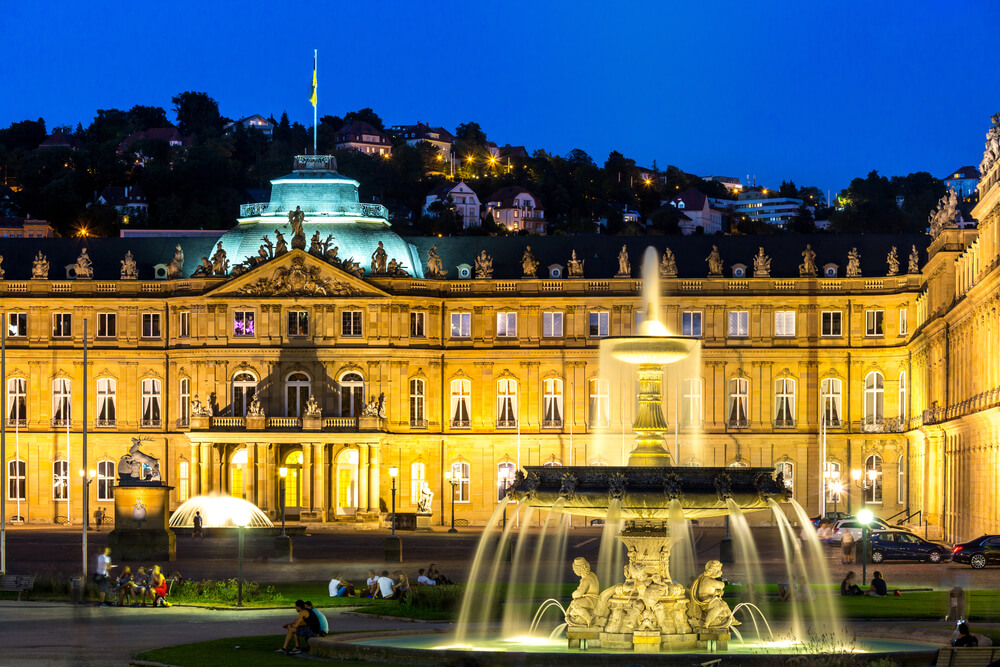
%> input picture Projekt/stuttgart.jpg, 1000 x 667 px
$ octave aufgabenteil_h.m   (GNU Octave 9; MATLAB toolbox functions it lacks are replaced by stand-ins)
%> lines starting %> are read from the running program, lines starting %| are printed output that depends on the picture
% Histogrammvergleich: Original vs. Mit LSB-Info

% 1. Originalfarbbild laden und Kanäle extrahieren
I_orig = imread('stuttgart.jpg');
%> I_orig is the input picture: size 667x1000x3 uint8; mean R, G, B 96.8, 100.4, 90.7
R_orig = I_orig(:,:,1);
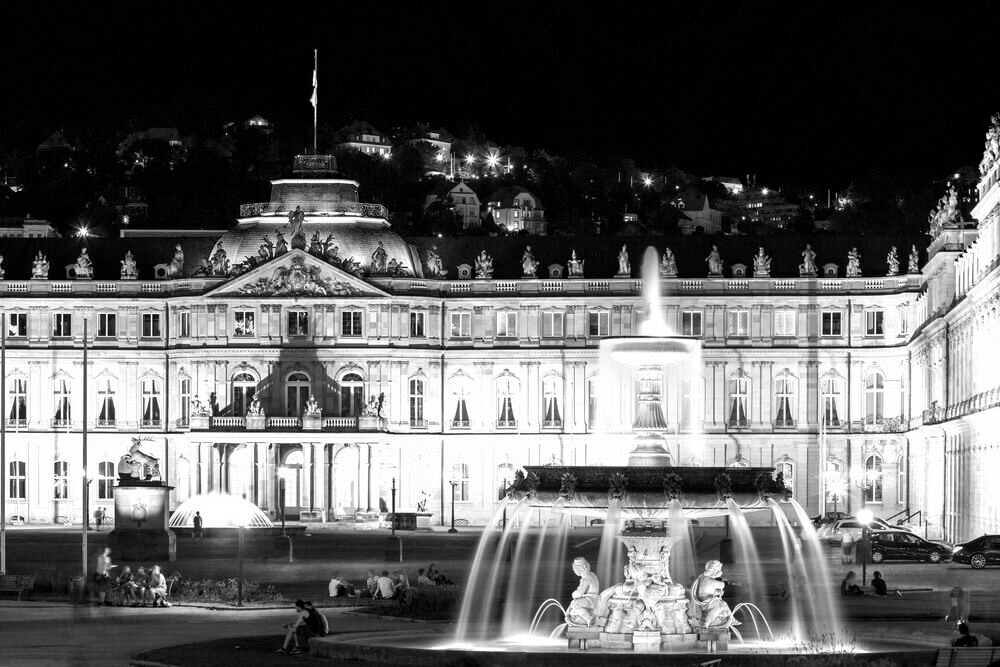
%> R_orig: size 667x1000 uint8; min 0, max 255, mean 96.8
G_orig = I_orig(:,:,2);
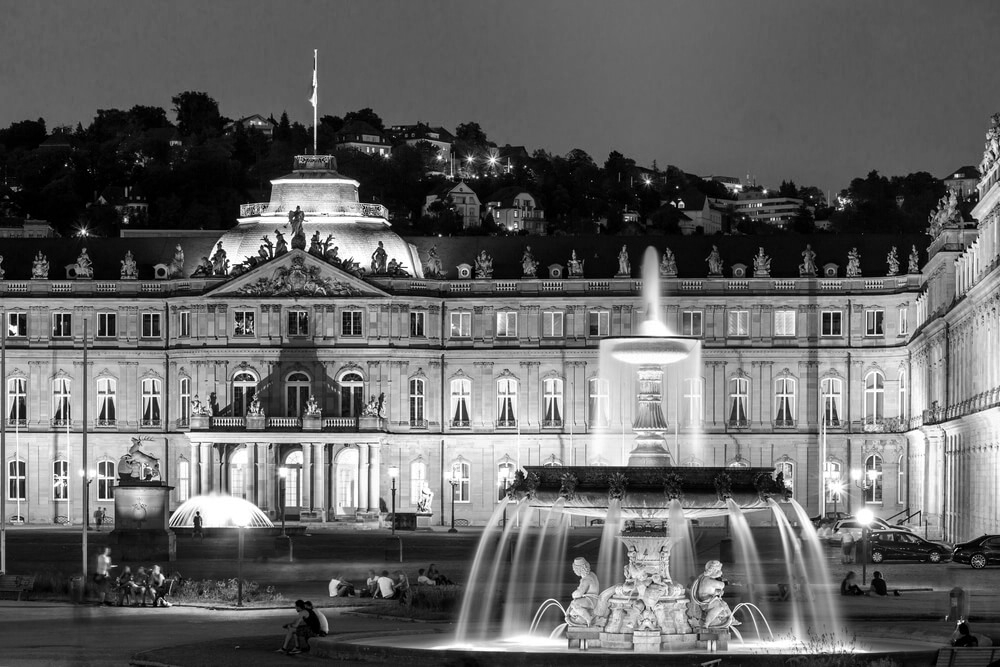
%> G_orig: size 667x1000 uint8; min 0, max 255, mean 100.4
B_orig = I_orig(:,:,3);
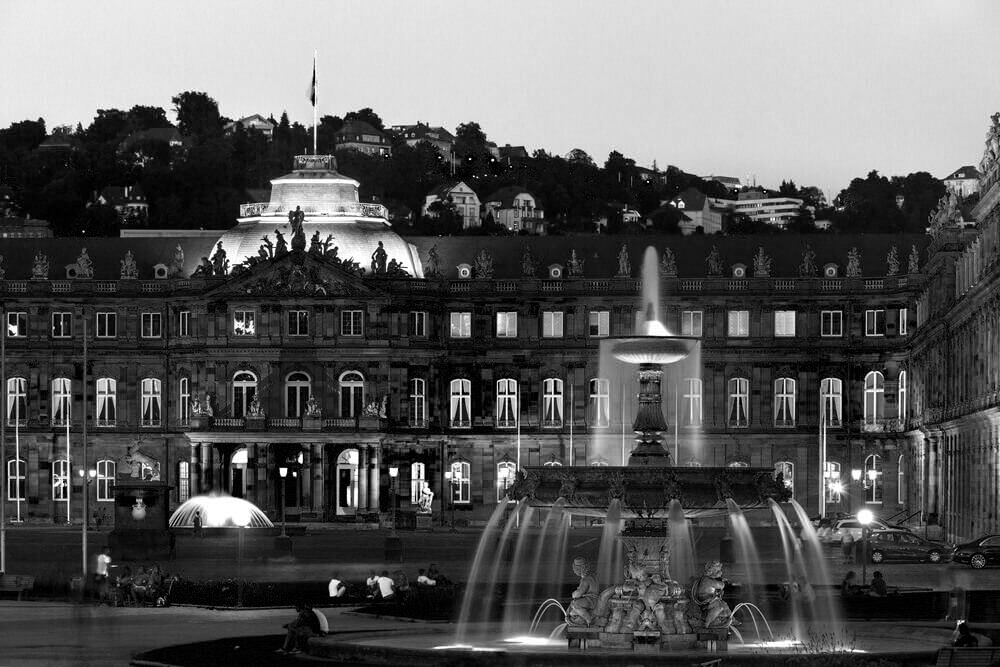
%> B_orig: size 667x1000 uint8; min 0, max 255, mean 90.7

% 2. Histogrammvergleich
figure('Name','Histogrammvergleich: Original vs. Mit Info', ...
       'Units','normalized','Position',[0.1 0.1 0.8 0.8]);

for k = 1:3
    subplot(3,1,k);
    switch k
        case 1
            histogram(R_orig(:), 0:255, 'EdgeColor','r', 'LineWidth', 1.2, 'DisplayStyle','stairs'); hold on;
            histogram(R_inf(:),  0:255, 'FaceColor','k', 'EdgeAlpha', 0.6); hold off;
            title('Rotkanal: Original vs. Mit Info');
        case 2
            histogram(G_orig(:), 0:255, 'EdgeColor','g', 'LineWidth', 1.2, 'DisplayStyle','stairs'); hold on;
            histogram(G_inf(:),  0:255, 'FaceColor','k', 'EdgeAlpha', 0.6); hold off;
            title('Grünkanal: Original vs. Mit Info');
        case 3
            histogram(B_orig(:), 0:255, 'EdgeColor','b', 'LineWidth', 1.2, 'DisplayStyle','stairs'); hold on;
            histogram(B_inf(:),  0:255, 'FaceColor','k', 'EdgeAlpha', 0.6); hold off;
            title('Blaukanal: Original vs. Mit Info');
    end
    xlim([-1 256]);
    xlabel('Intensität'); ylabel('Anzahl Pixel');
    legend('Original', 'Mit eingebetteter Info');
end
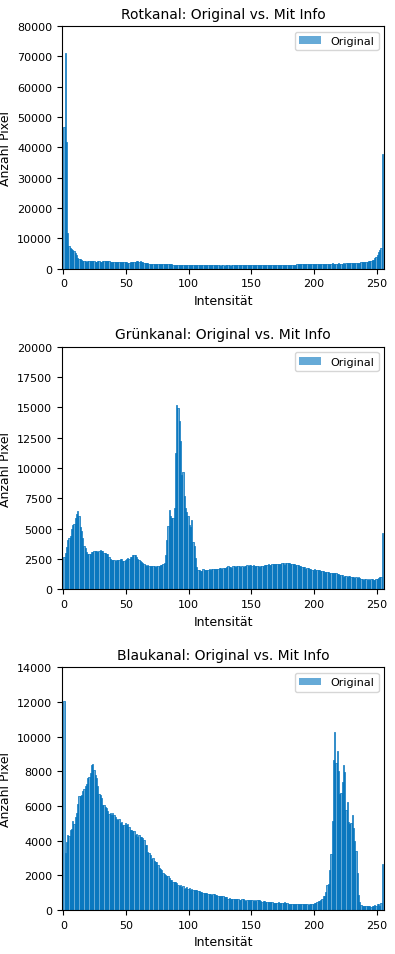
%> figure redrawn from the program's plot data, 3 panels; panel 1: tallest bar 71055 high, from x = 1 to 2; panel 2: tallest bar 15217 high, from x = 90 to 91; panel 3: tallest bar 12036 high, from x = 0 to 1

% 3. Bildvergleich: visuell
figure('Name','Bildvergleich Original vs. LSB-Modifiziert', ...
       'Units','normalized','Position',[0.1 0.1 0.6 0.5]);
subplot(1,2,1); imshow(I_orig);        title('Original Farbbild');
subplot(1,2,2); imshow(I_with_info);   title('Farbbild mit LSB-Info');
%> (this line was passed over: I_with_info is not available in this run)
